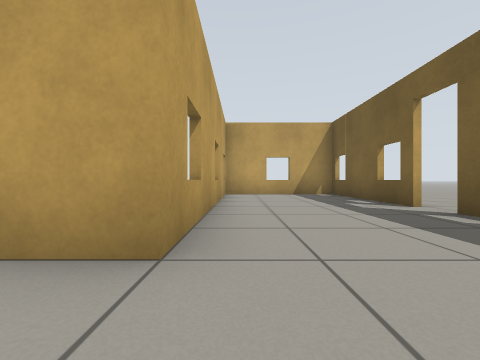
View 1 (above)

16 first-person views from a walk through a Gazebo world. The camera is 0.5 m above the floor, looks level and sees 90° across. The floor is counted in squares, 1 m on a side. Each view is taken from the middle of a square. On the plan, view 1 faces up. The plan holds only what a view shows up to about 9 squares ahead; the rest is blank.

View 2
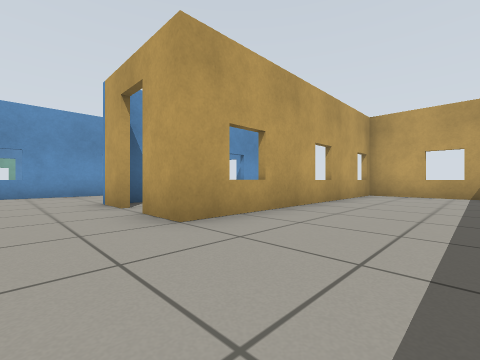

View 3
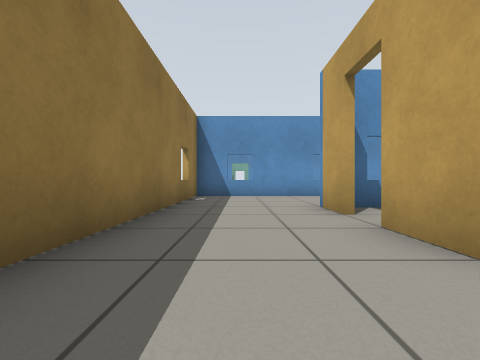

View 4
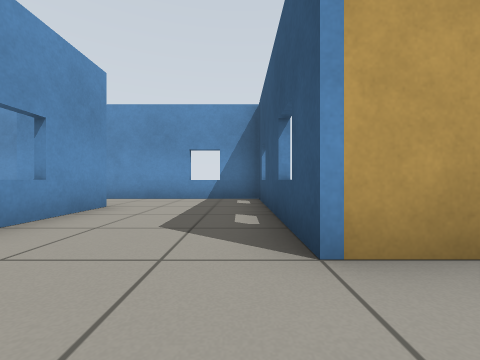

View 5
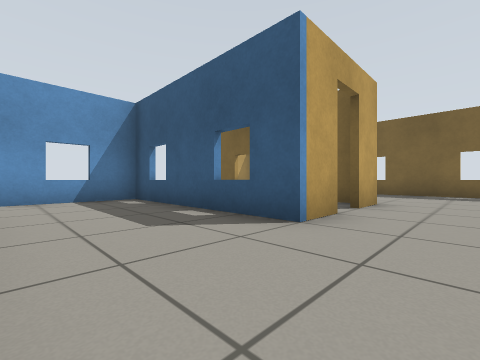

View 6
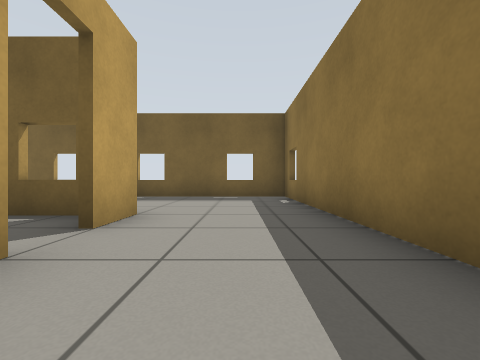

View 7
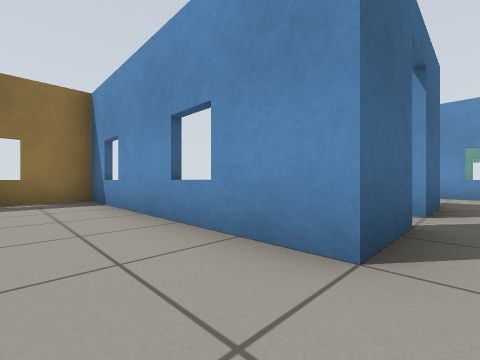

View 8
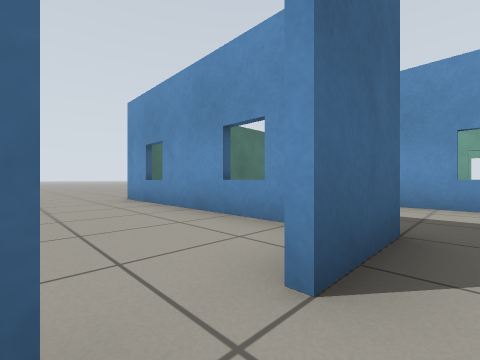

View 9
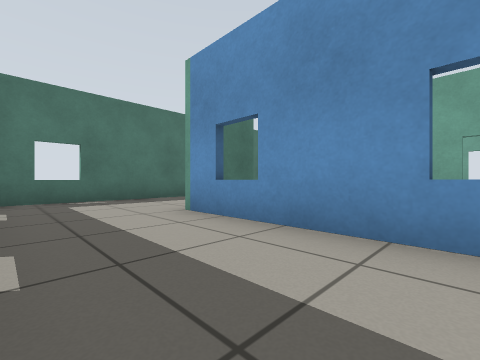

View 10
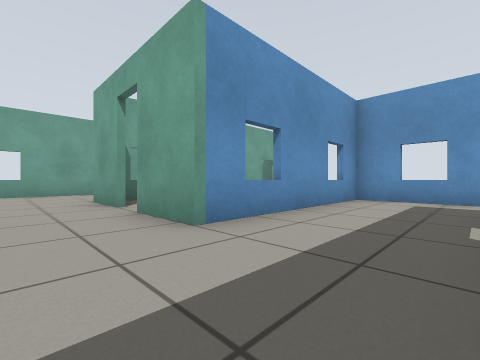

View 11
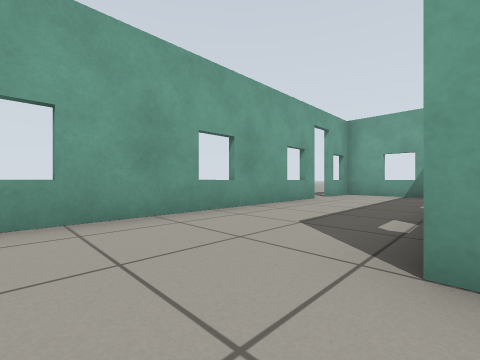

View 12
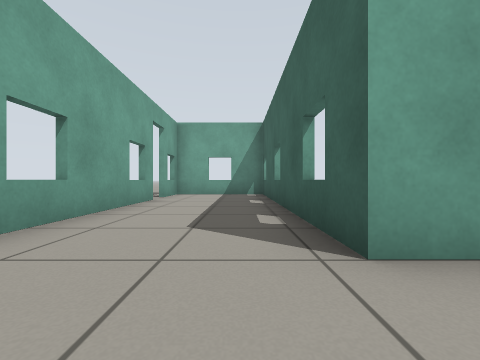

View 13
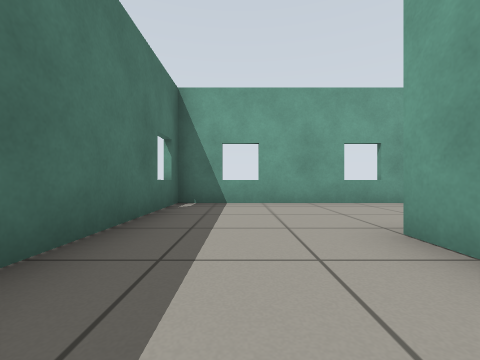

View 14
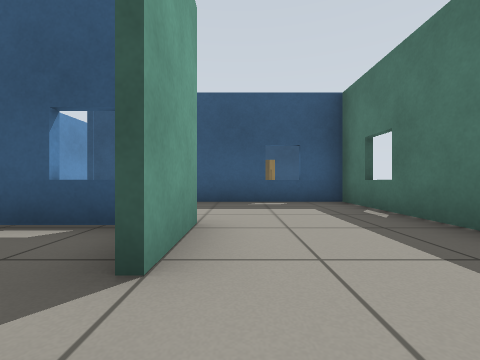

View 15
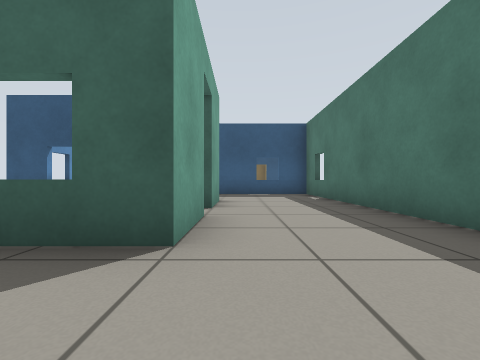

View 16
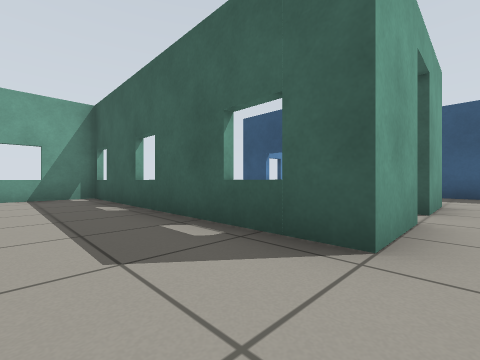

### Floor plan
Ten units are one square. View 1 is at (0, 0); x grows to the right and y downward. Boxes are objects, and circles mark ways between rooms. Rooms are numbered by the first view taken in them; rooms with no view inside come last. Other rooms are left out.
<svg viewBox="-207 -89 244 107">
<path fill="none" stroke="#000" d="M-24 -15 -35 -15 -35 -63 -65 -63M32 -44 32 -84 -5 -84 -5 -15 -16 -15M-65 -45 -65 13 32 13 32 -36M-156 -15 -172 -15 -172 -84 -202 -84 -202 -69M-105 -39 -105 -45 -89 -45M-202 -61 -202 13 -105 13 -105 -20M-81 -45 -65 -45M-65 -63 -132 -63 -132 -15 -148 -15"/>
<circle cx="-60" cy="-50" r="3" fill="#2a7"/>
<text x="0" y="-30">1</text>
<text x="-150" y="-10">2</text>
</svg>
Room 1 opens to room 2.

Where each view was taken, in squares from view 1:
view 1: 0 up, 0 right, facing up
view 2: 0 up, 2 right, facing up-left
view 3: 0 up, 1 right, facing left
view 4: 0 up, 4 left, facing up
view 5: 0 up, 6 left, facing up-right
view 6: 0 up, 4 left, facing right
view 7: 5 up, 5 left, facing down-left
view 8: 5 up, 8 left, facing down-left
view 9: 5 up, 11 left, facing down-left
view 10: 0 up, 11 left, facing up-left
view 11: 0 up, 17 left, facing up-left
view 12: 0 up, 18 left, facing up
view 13: 0 up, 15 left, facing left
view 14: 1 up, 16 left, facing right
view 15: 1 up, 19 left, facing right
view 16: 1 up, 19 left, facing up-right
